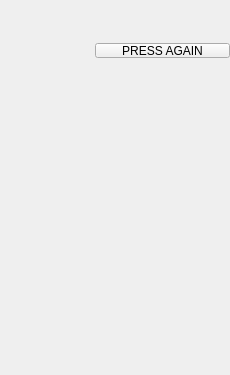
<?xml version="1.0" ?>
<ui version="4.0">
  <class>Dialog</class>
  <widget class="PyDMFrame" name="screen">
    <property name="geometry">
      <rect>
        <x>545</x>
        <y>291</y>
        <width>230</width>
        <height>375</height>
      </rect>
    </property>
    <property name="minimumSize">
      <size>
        <width>230</width>
        <height>375</height>
      </size>
    </property>
    <property name="styleSheet">
      <string notr="true">PyDMFrame#screen {
  color: rgb(0, 0, 0);
  background-color: rgb(200, 200, 200);
  }</string>
    </property>
    <property name="windowTitle">
      <string>table_refresh</string>
    </property>
    <layout class="QGridLayout" name="gridLayout" columnstretch="95,135" rowstretch="43,15,317">
      <property name="leftMargin">
        <number>0</number>
      </property>
      <property name="topMargin">
        <number>0</number>
      </property>
      <property name="rightMargin">
        <number>0</number>
      </property>
      <property name="bottomMargin">
        <number>0</number>
      </property>
      <property name="horizontalSpacing">
        <number>0</number>
      </property>
      <property name="verticalSpacing">
        <number>0</number>
      </property>
      <item row="1" column="1">
        <widget class="PyDMRelatedDisplayButton" name="related_display">
          <property name="geometry">
            <rect>
              <x>95</x>
              <y>43</y>
              <width>135</width>
              <height>15</height>
            </rect>
          </property>
          <property name="sizePolicy">
            <sizepolicy hsizetype="Ignored" vsizetype="Ignored">
              <horstretch>0</horstretch>
              <verstretch>0</verstretch>
            </sizepolicy>
          </property>
          <property name="toolTip">
            <string>PRESS AGAIN</string>
          </property>
          <property name="text">
            <string>PRESS AGAIN</string>
          </property>
          <property name="showIcon" stdset="0">
            <bool>false</bool>
          </property>
          <property name="font">
            <font>
              <pointsize>9</pointsize>
            </font>
          </property>
          <property name="styleSheet">
            <string notr="true">PyDMRelatedDisplayButton#related_display {
  color: rgb(255, 255, 255);
  background-color: rgb(51, 153, 0);
  }</string>
          </property>
          <property name="titles" stdset="0">
            <stringlist>
              <string>Refresh fixed-point menu</string>
            </stringlist>
          </property>
          <property name="filenames" stdset="0">
            <stringlist>
              <string>table.ui</string>
            </stringlist>
          </property>
          <property name="macros" stdset="0">
            <stringlist>
              <string>P=${P},Q=${Q},T=${T},M0X=${M0X},M0Y=${M0Y},M1Y=${M1Y},M2X=${M2X},M2Y=${M2Y},M2Z=${M2Z}</string>
            </stringlist>
          </property>
          <property name="openInNewWindow" stdset="0">
            <bool>false</bool>
          </property>
        </widget>
      </item>
    </layout>
    <zorder>related_display</zorder>
  </widget>
  <customwidgets>
    <customwidget>
      <class>PyDMRelatedDisplayButton</class>
      <extends>QPushButton</extends>
      <header>pydm.widgets.related_display_button</header>
    </customwidget>
    <customwidget>
      <class>PyDMFrame</class>
      <extends>QFrame</extends>
      <header>pydm.widgets.frame</header>
    </customwidget>
  </customwidgets>
</ui>
